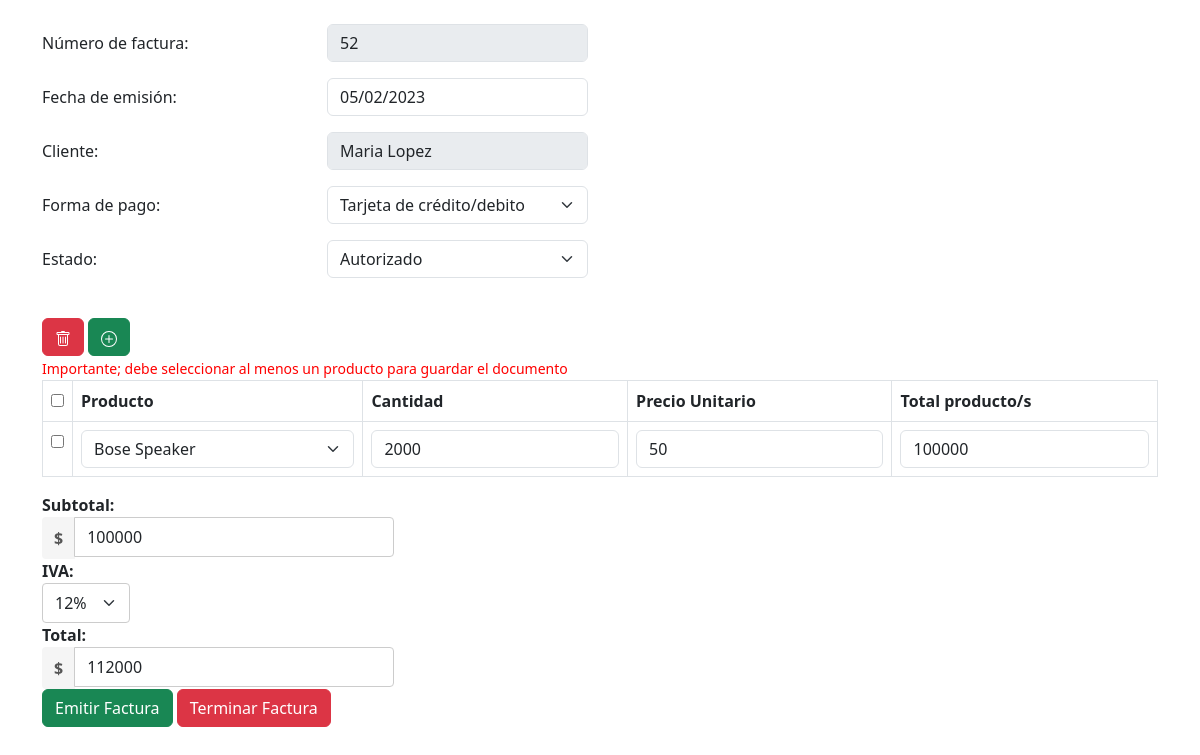
Screenshot of /vista/factura/edit_fact.php?num_fact=52 with the database file from the repository.
### tables this page shows
CREATE TABLE `factura` (
  `num_fact` int(11) NOT NULL,
  `id_cliente` int(11) NOT NULL,
  `fechahora` timestamp NOT NULL DEFAULT current_timestamp(),
  `metodo_pago` int(11) NOT NULL,
  `id_cajero` int(11) NOT NULL,
  `estado` int(11) NOT NULL,
  `iva` int(11) NOT NULL,
  `subtotal` float NOT NULL,
  `total` float NOT NULL
);

CREATE TABLE `cliente` (
  `id_cliente` int(11) NOT NULL,
  `nombre` varchar(255) NOT NULL,
  `apellido` varchar(255) NOT NULL,
  `telefono` varchar(10) NOT NULL,
  `correo` varchar(255) NOT NULL,
  `direccion` varchar(255) NOT NULL,
  `estado` tinyint(1) NOT NULL
);

CREATE TABLE `detalle_factura_item` (
  `factura_id` int(11) NOT NULL,
  `producto_id` int(11) NOT NULL,
  `factura_producto_cantidad` int(11) NOT NULL,
  `precio_unitario` float NOT NULL,
  `monto_final_item` float NOT NULL
);

CREATE TABLE `producto` (
  `id` int(11) NOT NULL,
  `nombre` varchar(45) NOT NULL,
  `precio` float NOT NULL,
  `stock` int(11) NOT NULL,
  `estado` int(11) NOT NULL,
  `marca` varchar(45) DEFAULT NULL,
  `idTipo` int(11) NOT NULL,
  `codigo` varchar(20) NOT NULL
);

### base/database.php (called while the page is built)
<?php
    class database{
        private $host= "localhost";
        private $dbname="db_dsn08";
        private $user="root";
        private $password="";
        public function conexion(){
            try{
                $PDO = new PDO("mysql:host=".$this->host.";dbname=".$this->dbname,$this->user,$this->password);
                return $PDO;
            }catch(PDOException $e){
                return $e->getMessage();
            }
        }
    }
?>

### controlador/ctrlFactura.php (called while the page is built, shortened)
<?php
    class controladorFactura{
        private $model;
        public function __construct(){
            require_once("c://xampp/htdocs/sistemafacturacion/modelo/Factura.php");
            $this->model = new Factura();
        }
        public function getFactura($num_fact){
            return $this->model->getFactura($num_fact);
        }
        public function getFacturaItems($num_fact){
            return $this->model->getFacturaItems($num_fact);
        }
    }
?>

### modelo/Factura.php (called while the page is built, shortened)
<?php
    class Factura{
        private $PDO;
        public function __construct()
        {
            require_once("c://xampp/htdocs/sistemafacturacion/base/database.php");
            $con = new database();
            $this->PDO = $con->conexion();
        }
        public function getFactura($num_fact){
            $statement = $this->PDO->prepare("SELECT f.*, c.nombre as nombre, c.apellido  as apellido, c.telefono  as telefono
                                                FROM factura f
                                                LEFT JOIN cliente c ON f.id_cliente = c.id_cliente
                                                WHERE f.num_fact =:num_fact;");
            $statement->bindParam(":num_fact",$num_fact);
            $statement->execute();
            return $statement->fetch(PDO::FETCH_ASSOC);
        }
        public function getFacturaItems($num_fact){
            $statement = $this->PDO->prepare("SELECT detalle_factura_item.*, producto.nombre as producto
                                                    FROM detalle_factura_item
                                                    LEFT JOIN producto ON detalle_factura_item.producto_id = producto.id
                                                    WHERE factura_id = :factura_id");
            $statement->bindParam(":factura_id", $num_fact);
            $statement->execute();
            return $statement->fetchAll(PDO::FETCH_ASSOC);
        }
    }
?>

### controlador/ctrlMetodoPago.php (called while the page is built)
<?php
    class controladorMetodoPago{
        private $model;
        public function __construct()
        {
            require_once("c://xampp/htdocs/sistemafacturacion/modelo/MetodoPago.php");
            $this->model = new metodoPago();
        }
        public function index(){
            return ($this->model->index()) ? $this->model->index() : false;
        }
    }
?>

### modelo/MetodoPago.php (called while the page is built)
<?php
    class metodoPago{
        private $PDO;
        public function __construct()
        {
            require_once("c://xampp/htdocs/sistemafacturacion/base/database.php");
            $con = new database();
            $this->PDO = $con->conexion();
        }
        public function index(){
            $statement = $this->PDO->prepare("SELECT * FROM metodo_pago");
            return ($statement->execute()) ? $statement->fetchAll() : false;
        }
    }
?>

### modelo/Producto.php (called while the page is built, shortened)
    <?php
    class Producto{
        public function __construct()
        {
            require_once("c://xampp/htdocs/sistemafacturacion/base/database.php");
        }
        public function index(){
            require_once("c://xampp/htdocs/sistemafacturacion/base/database.php");
            $con = new database();
            $PDO = $con->conexion();
            $statement = $PDO->prepare("SELECT * FROM producto ");
            return ($statement->execute()) ? $statement->fetchAll() : false;
        }
    }
?>

### controlador/ctrlProducto.php (called while the page is built, shortened)
<?php
    class controladorProducto{
        private $model;
        public function __construct()
        {
            require_once("c://xampp/htdocs/sistemafacturacion/modelo/Producto.php");
            $this->model = new Producto();
        }
        public function index(){
            return ($this->model->index()) ? $this->model->index() : false;
        }
    }
?>

### vista/factura/edit_fact.php (the view, shortened to what this page needs)
<?php
require_once("c://xampp/htdocs/sistemafacturacion/controlador/ctrlProducto.php");
$obj = new controladorProducto();
$productos = $obj->index();
require_once("c://xampp/htdocs/sistemafacturacion/controlador/ctrlMetodoPago.php");
$obj = new controladorMetodoPago();
$metodos = $obj->index();
require_once("c://xampp/htdocs/sistemafacturacion/controlador/ctrlFactura.php");
$obj = new controladorFactura();
$factValues = $obj->getFactura($_GET['num_fact']);
$factItems = $obj->getFacturaItems($_GET['num_fact']);
?>
<!doctype html>
<html lang="es">
<head>
  <link href="https://cdn.jsdelivr.net/npm/bootstrap@5.3.0-alpha2/dist/css/bootstrap.min.css" rel="stylesheet">
</head>
<body>
<div class="container">
    <form action="edit.php" id="factura-form" method="post" class="factura-form" role="form">
        <div class="row mt-4">
            <div class="col-md">
                <div class="form-group row mb-3">
                <label for="CodigoFactura" class="col-lg-3 col-form-label">Número de factura: </label>
                <div class="col-lg-3">
                    <input type="text" disabled class="form-control" id="CodigoFactura" value="<?= $factValues['num_fact'] ?>">
                </div>
                </div>
                <div class="form-group row mb-3">
                <label for="Fecha" class="col-lg-3 col-form-label">Fecha de emisión:</label>
                <div class="col-lg-3">
                    <?php
                    $fecha = date('Y-m-d', strtotime($factValues['fechahora']));
                    ?>
                    <input type="date" class="form-control" id="Fecha" value="<?= $fecha ?>" readonly>
                </div>
                </div>
                <div class="form-group row mb-3">
                    <label for="CodigoCliente" class="col-lg-3 col-form-label">Cliente:</label>
                    <div class="col-lg-3">
                        <input type="text" class="form-control" value="<?= $factValues['nombre'] . ' ' . $factValues['apellido']?>" disabled    >
                    </div>
                </div>
                <div class="form-group row mb-3">
                    <label for="CodigoCliente" class="col-lg-3 col-form-label">Forma de pago:</label>
                    <div class="col-lg-3">
                        <select class="form-select" name="metodo_pago" id="metodo_pago" aria-label="Disabled select example" required>
                            <?php foreach ($metodos as $metodo):
                                if($metodo['id_num'] == $factValues['metodo_pago']){?>
                                    <option value="<?php echo $metodo['id_num']; ?>" selected><?php echo $metodo['nombre']; ?></option>
                                <?php
                                } else{
                                ?>
                                    <option value="<?php echo $metodo['id_num']; ?>"><?php echo $metodo['nombre']; ?></option>
                                <?php
                                }
                                ?>
                            <?php endforeach; ?>
                        </select>
                    </div>
                </div>
                <div class="form-group row mb-3">
                    <label for="CodigoCliente" class="col-lg-3 col-form-label">Estado:</label>
                    <div class="col-lg-3">
                        <select class="form-select" name="estado" id="estado" aria-label="Disabled select example" required>
                            <option value="1" <?= $factValues['estado']=='1'? 'selected' : ''?>>Autorizado</option>
                        </select>
                    </div>
                </div>
            </div>
        </div>
        <div class="row mt-4">
            <div class="col-md">
                <table class="table table-bordered table-hover" id="facturaItems">
                    <div class="row">
                        <div class="">
                            <button class="btn btn-danger delete" id="removeRows" type="button"></button>
                            <button class="btn btn-success" id="addRows" type="button"></button>
                        </div>
                    </div>
                    <tr>
                        <th><input id="checkAll" class="formcontrol" type="checkbox"></th>
                        <th>Producto</th>
                        <th>Cantidad</th>
                        <th>Precio Unitario</th>
                        <th>Total producto/s</th>
                    </tr>
                    <small id="mensaje-error" style="color:red;">Importante; debe seleccionar al menos un producto para guardar el documento</small>
                    <?php
                    $count = 0;
                    foreach ($factItems as $factItem) {
                        $count++;
                        $producto_id = $factItem["producto_id"];
                        $factura_producto_cantidad = $factItem["factura_producto_cantidad"];
                        $monto_final_item = $factItem["monto_final_item"];
                    ?>
                    <tr>
                        <td><input class="itemRow" type="checkbox"></td>
                        <td>
                            <select class="form-select" name="producto_id[]" id="producto_id_<?php echo $count; ?>" aria-label="Disabled select example" required>
                                <?php foreach ($productos as $producto): ?>
                                <option value="<?php echo $producto['id']; ?>" <?php if ($producto_id == $producto['id']) { echo 'selected'; } ?>><?php echo $producto['nombre']; ?></option>
                                <?php endforeach; ?>
                            </select>
                        </td>
                        <td><input type="number" value="<?php echo $factura_producto_cantidad;?>" name="factura_producto_cantidad[]" id="factura_producto_cantidad_<?php echo $count; ?>" class="form-control factura_producto_cantidad" autocomplete="off" pattern="[0-9]" min="1" required></td>
                        <td><input type="number" value="<?= $factItem["precio_unitario"];?>" #monto_final_item_name="precio_unitario[]" id="precio_unitario_<?php echo $count; ?>" class="form-control precio_unitario" autocomplete="off"></td>
                        <td><input type="number" value="<?php echo $monto_final_item;?>" name="monto_final_item[]" id="monto_final_item_<?php echo $count; ?>" class="form-control monto_final_item" autocomplete="off" readonly></td>
                    </tr>
                    <?php } ?>
                </table>
                <div class="col-xs-12 col-sm-4 col-md-4 col-lg-4">
                    <span class="form-inline">
                        <div class="form-group">
                            <label for="subtotal">Subtotal:</label>
                            <div class="input-group">
                                <div class="input-group-addon currency">$</div>
                                <input value="<?= $factValues['subtotal']?>" type="number" class="form-control" name="subtotal" id="subtotal" placeholder="Subtotal" readonly required>
                            </div>
                        </div>
                        <div class="form-group">
                            <label for="iva">IVA:</label>
                            <div class="col-lg-3">
                                <select class="form-select" name="iva" id="iva" aria-label="Disabled select example" required>
                                    <option value="12" <?= $factValues['iva']=='12'? 'selected' : ''?>>12%</option>
                                </select>
                            </div>
                        </div>
                        <div class="form-group">
                            <label for="total">Total:</label>
                            <div class="input-group">
                                <div class="input-group-addon currency">$</div>
                                <input value="<?= $factValues['total']?>" type="number" class="form-control" name="total" id="total" placeholder="Total" readonly required>
                            </div>
                        </div>
                    </span>
                </div>
                <button type="submit" id="" class="btn btn-success">Emitir Factura</button>
                <button type="button" data-bs-toggle="modal" data-bs-target="#btnTerminarFactura" class="btn btn-danger">Terminar Factura</button>
            </div>
        </div>
    </form>
</div>
</body>
</html>

### vista/factura/edit_fact.php (style rules this page uses)
.form-inline label { font-weight: bold; margin-right: 10px; }
.form-inline .input-group-addon { background-color: #f5f5f5; border-color: #ccc; color: #555; }
.form-inline .form-group { margin-right: 20px; }
.form-inline .form-control { border-color: #ccc; border-radius: 4px; box-shadow: none; height: 40px; }
.form-inline .form-select { border-color: #ccc; border-radius: 4px; box-shadow: none; height: 40px; width: 100%; }
.currency { background-color: #f5f5f5; border-color: #ccc; color: #555; font-weight: bold; padding: 9px 12px; border-radius: 4px 0 0 4px; }
input[type="number"] { -moz-appearance: textfield; }

### rows the page displays
factura: num_fact "52", fechahora "05/02/2023", id_cliente.apellido "Maria Lopez", estado "Autorizado", subtotal "100000", iva "12%", total "112000"
detalle_factura_item: producto.nombre "Bose Speaker", factura_producto_cantidad "2000", precio_unitario "50", monto_final_item "100000"

### other values shown
form field metodo_pago "Tarjeta de crédito/debito"
